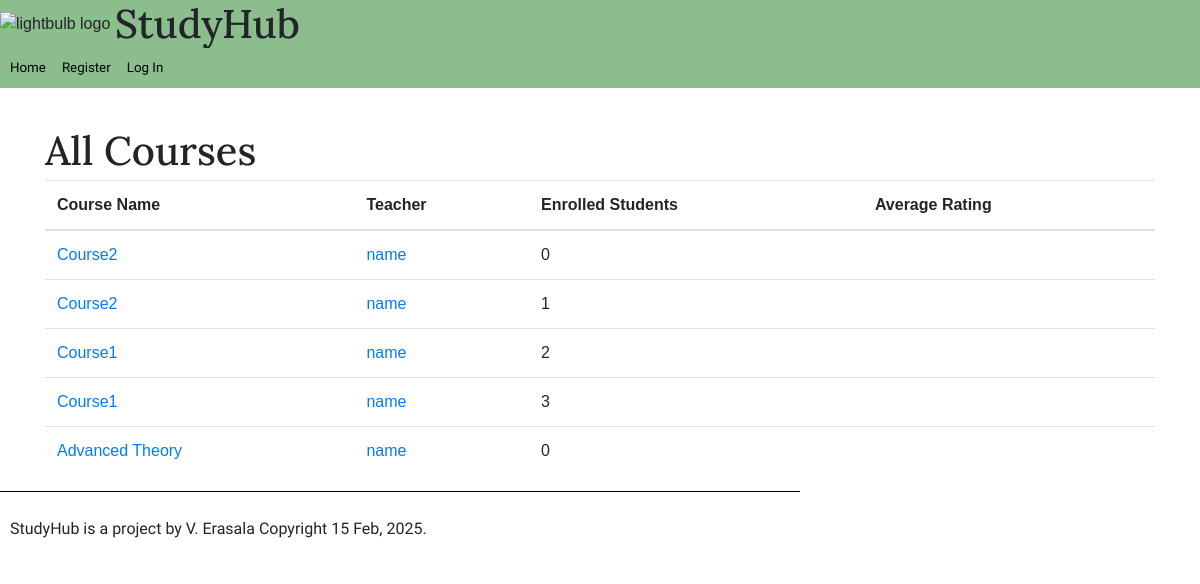
The page /course-catalog/ on the database as committed earlier.
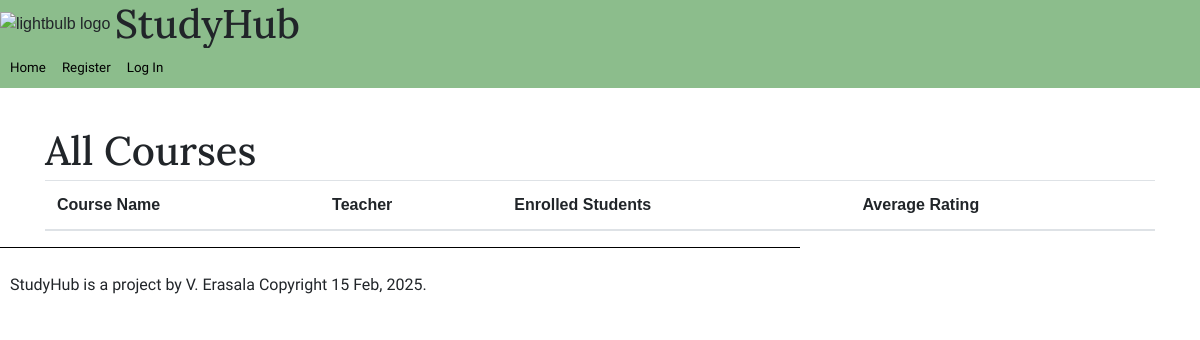
The same page on the database as committed later.
### study_hub/models.py (models this page shows, shortened)
class Course(models.Model):
    title = models.CharField(max_length=255)
    description = models.TextField()
    teacher = models.ForeignKey(User, on_delete=models.CASCADE, related_name='courses_taught')
    students = models.ManyToManyField(User, through='Enrollment', related_name='courses_enrolled')

class User(AbstractUser):
    is_teacher = models.BooleanField(default=False)
    name = models.CharField(max_length = 255)
    photo = models.ImageField(upload_to='profile_photos/', blank=True, null=True)
    groups = models.ManyToManyField(
        Group,
        blank=True,
        related_name="study_hub_user_set",
        related_query_name="user",
    )
    user_permissions = models.ManyToManyField(
        Permission,
        blank=True,
        related_name="study_hub_user_set",
        related_query_name="user",
    )

### study_hub/views.py (the view)
# urls.py: path('course-catalog/', views.course_catalog, name = 'course_catalog'),
def course_catalog(request):
    context ={}
    courseData = Course.objects.annotate(
        num_students=Count('students'),
        avg_rating=Avg('feedback__rating')
    ).all() #Use django features for annotate to substitute for join methods
    context = {
        'courses': courseData
    }
    return render(request, 'study_hub/course_catalog.html', context)

### study_hub/templatetags/my_tags.py (called while the page is built)
@register.simple_tag
def todays_date():
    return datetime.datetime.now().strftime("%d %b, %Y")

### study_hub/templates/study_hub/course_catalog.html
{% extends "./base.html" %}
{% load bootstrap4 %}
{% block content %}
<div class = "container mt-4">
    <div class = "row">
        <div class="col-md-12">
            <h1>All Courses</h1>
            <table class = "table">
                <thead>
                    <tr>
                        <th>Course Name</th>
                        <th>Teacher</th>
                        <th>Enrolled Students</th>
                        <th>Average Rating</th>
                    </tr>
                </thead>
                <tbody>
                    {% for course in courses %}
                    <tr>
                        <td><a href="/course/{{course.pk}}">{{ course.title }}</a></td>
                        <td><a href="/user/{{course.teacher.username}}">{{ course.teacher.name }}</a></td>
                        <td>{{ course.num_students }}</td>
                        <td>{{ course.avg_rating|default:"Not rated yet"|floatformat:1 }}</td>
                    </tr>
                    {% endfor %}
                </tbody>
            </table>
        </div>
    </div>
</div>
{% endblock %}

### study_hub/templates/study_hub/base.html
{% include "./header.html" %}
{% include "./title.html" %}
<div class="container-fluid">
<div>
    {% block content %}
    {% endblock%}
</div>
</div>
{% include "./footer.html" %}

### study_hub/templates/study_hub/header.html (shortened to what this page needs)
{% load bootstrap4 %}
<!DOCTYPE html>
<html lang="en">
<head>
    {% bootstrap_css %}
    <link rel="stylesheet" type="text/css" href="../../static/css/study_hub.css">
    <link rel="stylesheet" href="https://cdnjs.cloudflare.com/ajax/libs/font-awesome/5.15.1/css/all.min.css">
</head>
<body>

### study_hub/templates/study_hub/title.html
<nav class="navbar navbar-expand-md sticky-top flex-column">
    <div class="w-100 d-flex">
      <div class="navbar-header" id="header">
        <img src='https://upload.wikimedia.org/wikipedia/commons/8/87/Light_Bulb_or_Idea_Flat_Icon_Vector.svg ' id="logo"  alt="lightbulb logo" width="50px" height="75px">
        <h1 id="application_title">StudyHub</h2>
      </div>
    </div>
    <div class="w-100 d-flex">
     <ul class="navbar-nav mr-auto" id="navigation">
        <li class="nav-item active"> <a class="nav-link" href="/">Home </a> </li>
        {% if user.is_authenticated %}
        {% if user.is_teacher %}
        <li class="nav-item active">
        <a class="nav-link" href="/"> Add New Course </a>
        <li class="nav-item active">
        <a class="nav-link" href="/"> See Current Classes</a>
        {% else %}
        <li class="nav-item active">
        <a class="nav-link" href="/"> My Learning</a>
        <li class="nav-item active">
        <a class="nav-link" href="{% url 'course_catalog' %}"> See Course Catalog</a>
        {% endif %}
        <li class="nav-item active">
        <a class="nav-link" href="{% url 'logout' %}"> Log Out</a>
        </li>
        {% else %}
        <li class="nav-item active">
          <a class="nav-link" href="{% url 'register' %}"> Register</a>
        </li>
        <li class="nav-item active">
        <a class="nav-link" href="{% url 'login' %}"> Log In </a>
        </li>
        {% endif %}
     </ul>
     </div>
</nav>

### study_hub/templates/study_hub/footer.html
{% load my_tags %}
{% load bootstrap4 %}
    <div class="container-fluid">
        <div class="row">
            <div class="col-md-8" id="footer">
                <p> StudyHub is a project by V. Erasala Copyright {% todays_date %}.</p>
            </div>
        </div>
    </div>
</body>
</html>

### study_hub/static/css/study_hub.css (style rules this page uses)
body { font-family: Sans-Serif; margin: 0px; border: 0px; padding: 0px; }
h1,h2,h3, h4, h5 { margin-top: 15px; margin-bottom: 5px; font-family: 'Lora'; }
p, b, ul, form { font-family: 'Source Sans 3' }
a { text-decoration: none; }
#application_title { display: inline; }
#logo { height: 50px; width: 50px }
#navigation { width: 100%; background-color: #8cbd8c; padding: 2px; }
#application_title { display: inline; vertical-align: middle; }
#logo { vertical-align: middle; height: 50px; width: 50px }
#header { vertical-align: middle; width: 100%; background-color: #8cbd8c; }
.nav-link { font-size:smaller; color: black; }
.navbar { padding: 0px; }
#footer { padding-left: 10px; padding-top: 25px; width: 100%; float: right; border-top: 1px solid black; }

Rows that differ between the two databases and show on the page:
removed Course: title "Course2", teacher.name "name", num_students "0"
removed Course: title "Course2", teacher.name "name", num_students "1"
removed Course: title "Course1", teacher.name "name", num_students "2"
removed Course: title "Course1", teacher.name "name", num_students "3"
removed Course: title "Advanced Theory", teacher.name "name", num_students "0"
